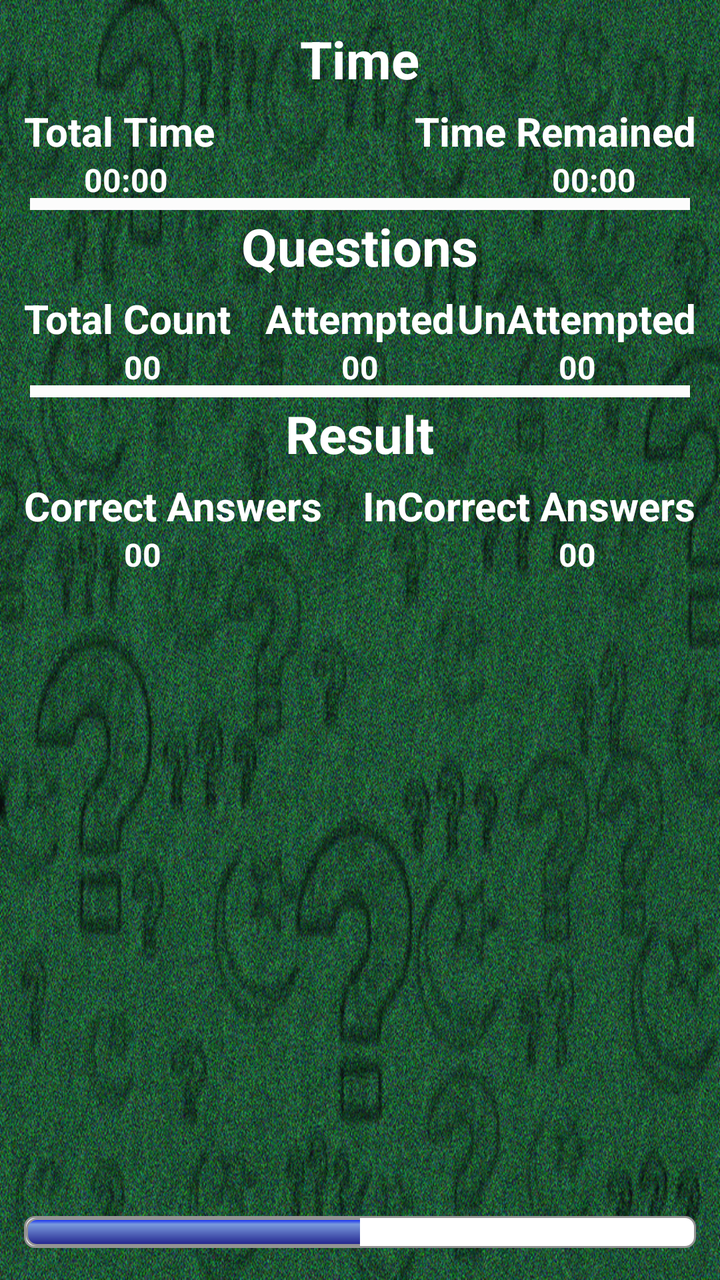
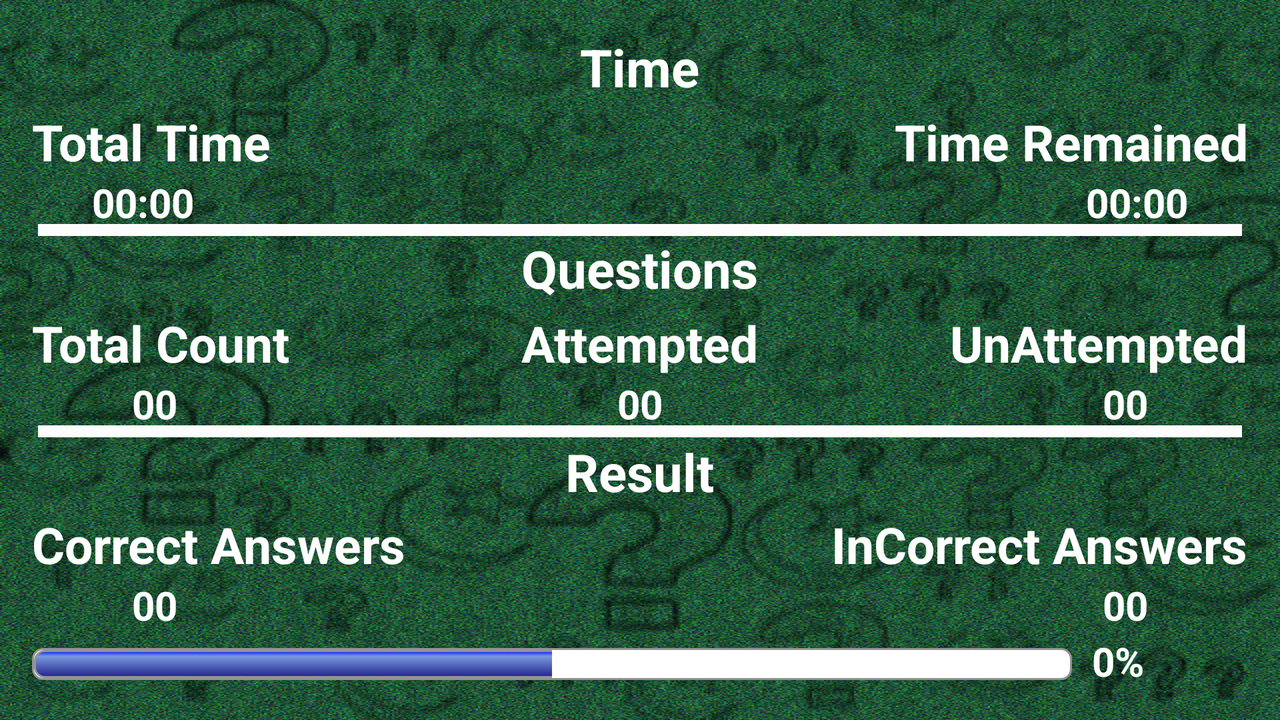

The same Android screen from two of the app's own layout files: first res/layout/ as a phone draws it, then the repository's variant for another configuration, drawn on a device whose configuration selects that folder. Both files follow.
<!-- AndroidManifest.xml: application theme AppFullScreenTheme -->
<!-- res/layout/activity_score.xml -->
<?xml version="1.0" encoding="utf-8"?>

<RelativeLayout xmlns:android="http://schemas.android.com/apk/res/android"
    android:layout_width="match_parent"
    android:layout_height="match_parent"
    android:background="@drawable/activity_bg"
    android:padding="12dp">


    <TextView
        android:layout_width="wrap_content"
        android:layout_height="wrap_content"
        android:textSize="26sp"
        android:id="@+id/scoreConstTimeTV"
        android:textColor="@android:color/white"
        android:textStyle="bold"
        android:typeface="sans"
        android:text="@string/score_time_constStr"
        android:layout_alignParentTop="true"
        android:layout_centerHorizontal="true"
        />


    <TextView
        android:layout_width="wrap_content"
        android:layout_height="wrap_content"
        android:textSize="20sp"
        android:id="@+id/scoreConstTotalTimeTV"
        android:textColor="@android:color/white"
        android:textStyle="bold"
        android:typeface="sans"
        android:text="@string/score_total_time_constStr"
        android:layout_below="@+id/scoreConstTimeTV"
        android:layout_alignParentLeft="true"
        android:layout_alignParentStart="true"
        android:layout_marginTop="5dp"/>

    <TextView
        android:layout_width="wrap_content"
        android:layout_height="wrap_content"
        android:textSize="20sp"
        android:id="@+id/scoreConstRemainedTimeTV"
        android:textColor="@android:color/white"
        android:textStyle="bold"
        android:typeface="sans"
        android:text="@string/score_time_remained_constStr"
        android:layout_alignBaseline="@+id/scoreConstTotalTimeTV"
        android:layout_below="@+id/scoreConstTimeTV"
        android:layout_alignParentRight="true"
        android:layout_alignParentEnd="true"
        android:layout_marginTop="5dp"/>

    <TextView
        android:layout_width="wrap_content"
        android:layout_height="wrap_content"
        android:id="@+id/scoreTotalTimeTV"
        android:textSize="16sp"
        android:textColor="@android:color/white"
        android:textStyle="bold"
        android:typeface="sans"
        android:text="@string/score_time_zores"
        android:layout_below="@+id/scoreConstTotalTimeTV"
        android:layout_alignParentLeft="true"
        android:layout_alignParentStart="true"
        android:layout_marginLeft="30dp"
        android:layout_marginStart="30dp"
        />

    <View
        android:layout_width="match_parent"
        android:layout_height="8dp"
        android:layout_marginTop="-3dp"
        android:layout_below="@+id/scoreTotalTimeTV"
        android:background="@drawable/line"/>


    <TextView
        android:layout_width="wrap_content"
        android:layout_height="wrap_content"
        android:id="@+id/scoreRemainedTimeTV"
        android:textSize="16sp"
        android:textColor="@android:color/white"
        android:textStyle="bold"
        android:typeface="sans"
        android:text="@string/score_time_zores"
        android:layout_below="@+id/scoreConstTotalTimeTV"
        android:layout_alignBaseline="@+id/scoreTotalTimeTV"
        android:layout_alignParentRight="true"
        android:layout_alignParentEnd="true"
        android:layout_marginRight="30dp"
        android:layout_marginEnd="30dp"/>

    <TextView
        android:layout_width="wrap_content"
        android:layout_height="wrap_content"
        android:textSize="26sp"
        android:id="@+id/scoreConstQuestionsTV"
        android:textColor="@android:color/white"
        android:textStyle="bold"
        android:typeface="sans"
        android:text="@string/score_questions_constTV"
        android:layout_below="@+id/scoreTotalTimeTV"
        android:layout_centerHorizontal="true"
        android:layout_marginTop="5dp"/>

    <TextView
        android:layout_width="wrap_content"
        android:layout_height="wrap_content"
        android:textSize="20sp"
        android:id="@+id/scoreConstTotalCountTV"
        android:textColor="@android:color/white"
        android:textStyle="bold"
        android:typeface="sans"
        android:text="@string/score_totalcount_constStr"
        android:layout_below="@+id/scoreConstQuestionsTV"
        android:layout_alignParentLeft="true"
        android:layout_alignParentStart="true"
        android:layout_marginTop="5dp"/>

    <TextView
        android:layout_width="wrap_content"
        android:layout_height="wrap_content"
        android:textSize="20sp"
        android:id="@+id/scoreConstAttemptedTV"
        android:textColor="@android:color/white"
        android:textStyle="bold"
        android:typeface="sans"
        android:text="@string/score_attempted_constTV"
        android:layout_below="@+id/scoreConstQuestionsTV"
        android:layout_alignBaseline="@+id/scoreConstTotalCountTV"
        android:layout_centerHorizontal="true"
        android:layout_marginTop="5dp"/>

    <TextView
        android:layout_width="wrap_content"
        android:layout_height="wrap_content"
        android:textSize="20sp"
        android:id="@+id/scoreConstNotAttemptedTV"
        android:textColor="@android:color/white"
        android:textStyle="bold"
        android:typeface="sans"
        android:text="@string/score_unattempted_constTV"
        android:layout_below="@+id/scoreConstQuestionsTV"
        android:layout_alignBaseline="@+id/scoreConstTotalCountTV"
        android:layout_alignParentRight="true"
        android:layout_alignParentEnd="true"
        android:layout_marginTop="5dp"/>

    <TextView
        android:layout_width="wrap_content"
        android:layout_height="wrap_content"
        android:id="@+id/scoreTotalQuestionCountTV"
        android:textSize="16sp"
        android:textColor="@android:color/white"
        android:textStyle="bold"
        android:typeface="sans"
        android:text="@string/double_zeros"
        android:layout_below="@+id/scoreConstTotalCountTV"
        android:layout_alignParentLeft="true"
        android:layout_alignParentStart="true"
        android:layout_marginLeft="50dp"
        android:layout_marginStart="50dp"/>

    <TextView
        android:layout_width="wrap_content"
        android:layout_height="wrap_content"
        android:id="@+id/scoreTotalAttemptedQuestionCountTV"
        android:textSize="16sp"
        android:textColor="@android:color/white"
        android:textStyle="bold"
        android:typeface="sans"
        android:text="@string/double_zeros"
        android:layout_below="@+id/scoreConstTotalCountTV"
        android:layout_centerHorizontal="true"
        />

    <TextView
        android:layout_width="wrap_content"
        android:layout_height="wrap_content"
        android:id="@+id/scoreTotalUnAttemptedQuestionCountTV"
        android:textSize="16sp"
        android:textColor="@android:color/white"
        android:textStyle="bold"
        android:typeface="sans"
        android:text="@string/double_zeros"
        android:layout_below="@+id/scoreConstTotalCountTV"
        android:layout_alignParentRight="true"
        android:layout_alignParentEnd="true"
        android:layout_marginRight="50dp"
        android:layout_marginEnd="50dp"/>

    <View
        android:layout_width="match_parent"
        android:layout_height="8dp"
        android:layout_marginTop="-3dp"
        android:layout_below="@+id/scoreTotalQuestionCountTV"
        android:background="@drawable/line"/>

    <TextView
        android:layout_width="wrap_content"
        android:layout_height="wrap_content"
        android:textSize="26sp"
        android:id="@+id/scoreConstResultTV"
        android:textColor="@android:color/white"
        android:textStyle="bold"
        android:typeface="sans"
        android:text="@string/score_result_constStr"
        android:layout_below="@+id/scoreTotalAttemptedQuestionCountTV"
        android:layout_centerHorizontal="true"
        android:layout_marginTop="5dp"/>


    <TextView
        android:layout_width="wrap_content"
        android:layout_height="wrap_content"
        android:textSize="20sp"
        android:id="@+id/scoreConstCorrectAnswersTV"
        android:textColor="@android:color/white"
        android:textStyle="bold"
        android:typeface="sans"
        android:text="@string/score_correctanswers_constStr"
        android:layout_below="@+id/scoreConstResultTV"
        android:layout_alignParentLeft="true"
        android:layout_alignParentStart="true"
        android:layout_marginTop="5dp"/>

    <TextView
        android:layout_width="wrap_content"
        android:layout_height="wrap_content"
        android:textSize="20sp"
        android:id="@+id/scoreConstInCorrectAnswersTV"
        android:textColor="@android:color/white"
        android:textStyle="bold"
        android:typeface="sans"
        android:text="@string/score_incorrectanswer_constStr"
        android:layout_below="@+id/scoreConstResultTV"
        android:layout_alignBaseline="@+id/scoreConstCorrectAnswersTV"
        android:layout_alignParentRight="true"
        android:layout_alignParentEnd="true"
        android:layout_marginTop="5dp"/>


    <TextView
        android:layout_width="wrap_content"
        android:layout_height="wrap_content"
        android:id="@+id/scoreTotalCorrectAnswersTV"
        android:textSize="16sp"
        android:textColor="@android:color/white"
        android:textStyle="bold"
        android:typeface="sans"
        android:text="@string/double_zeros"
        android:layout_below="@+id/scoreConstCorrectAnswersTV"
        android:layout_alignParentLeft="true"
        android:layout_alignParentStart="true"
        android:layout_marginLeft="50dp"
        android:layout_marginStart="50dp"/>

    <TextView
        android:layout_width="wrap_content"
        android:layout_height="wrap_content"
        android:id="@+id/scoreTotalInCorrectAnswersTV"
        android:textSize="16sp"
        android:textColor="@android:color/white"
        android:textStyle="bold"
        android:typeface="sans"
        android:text="@string/double_zeros"
        android:layout_below="@+id/scoreConstCorrectAnswersTV"
        android:layout_alignParentRight="true"
        android:layout_alignParentEnd="true"
        android:layout_marginRight="50dp"
        android:layout_marginEnd="50dp"/>


    <ProgressBar
        style="?android:attr/progressBarStyleHorizontal"
        android:layout_width="450dp"
        android:layout_height="wrap_content"
        android:id="@+id/userProgress"
        android:layout_alignParentBottom="true"
        android:layout_alignParentLeft="true"
        android:layout_alignParentStart="true"
        android:layout_marginBottom="4dp"
        android:progressDrawable="@drawable/progress_bar_drawable"
        android:progress="50"/>

    <TextView
        android:layout_width="wrap_content"
        android:layout_height="wrap_content"
        android:id="@+id/precentageTV"
        android:textStyle="bold"
        android:textColor="@android:color/white"
        android:layout_marginStart="10dp"
        android:layout_marginLeft="10dp"
        android:text="@string/precentage_str"
        android:background="@android:color/transparent"
        android:layout_toRightOf="@+id/userProgress"
         android:layout_toEndOf="@+id/userProgress"
        android:layout_alignParentBottom="true"
        android:textSize="20sp" />

</RelativeLayout>
<!-- resources referenced by this layout -->
<resources>
  <!-- drawable activity_bg: png bitmap (drawable-mdpi, 464134 bytes) -->
  <!-- drawable line (drawable) -->
  <?xml version="1.0" encoding="utf-8"?>
  
  <shape
      xmlns:android="http://schemas.android.com/apk/res/android"
      android:shape="line">
      <stroke
          android:color="#fcfcfc"
         android:width="6dp" />
  </shape>
  <!-- drawable progress_bar_drawable (drawable) -->
  <layer-list xmlns:android="http://schemas.android.com/apk/res/android" >
      <item android:id="@android:id/background">
          <shape>
              <corners android:radius="5dp"/>
              <stroke android:color="#939393"
                  android:width="1dp"
                  />
              <padding android:bottom="1dp"
                  android:top="1dp"
                  android:left="1dp"
                  android:right="1dp"/>
             <solid android:color="#ffffff"/>
          </shape>
      </item>
      <item android:id="@android:id/progress">
          <clip>
              <shape>
                  <corners android:radius="5dp"/>
                  <stroke android:color="#939393"
                      android:width="1dp"
                      />
                  <padding android:bottom="1dp"
                      android:top="1dp"
                      android:left="1dp"
                      android:right="1dp"/>
                 <gradient android:startColor="#041cf4"
                     android:endColor="#22238c"
                     android:centerColor="#799ade"
                     android:angle="270"
                     android:centerY="0.5"
                     android:centerX="0.2"
                     />
              </shape>
          </clip>
      </item>
  </layer-list>
  <string name="double_zeros">00</string>
  <string name="precentage_str">0%</string>
  <string name="score_attempted_constTV">Attempted</string>
  <string name="score_correctanswers_constStr">Correct Answers</string>
  <string name="score_incorrectanswer_constStr">InCorrect Answers</string>
  <string name="score_questions_constTV">Questions</string>
  <string name="score_result_constStr">Result</string>
  <string name="score_time_constStr">Time</string>
  <string name="score_time_remained_constStr">Time Remained</string>
  <string name="score_time_zores">00:00</string>
  <string name="score_total_time_constStr">Total Time</string>
  <string name="score_totalcount_constStr">Total Count</string>
  <string name="score_unattempted_constTV">UnAttempted</string>
  <style name="AppFullScreenTheme" parent="Theme.AppCompat.Light.NoActionBar">
          <item name="android:windowNoTitle">true</item>
          <item name="android:windowActionBar">false</item>
          <item name="android:windowFullscreen">true</item>
          <item name="android:windowContentOverlay">@null</item>
          <item name="android:windowBackground">@android:color/black</item>
      </style>
</resources>
<!-- res/layout-w540dp/activity_score.xml (the repository's variant of the layout above) -->
<!-- drawn on the phone turned sideways -->
<?xml version="1.0" encoding="utf-8"?>

<RelativeLayout xmlns:android="http://schemas.android.com/apk/res/android"
    android:layout_width="match_parent"
    android:layout_height="match_parent"
    android:background="@drawable/activity_bg"
    android:padding="16dp">


    <TextView
        android:layout_width="wrap_content"
        android:layout_height="wrap_content"
        android:textSize="26sp"
        android:id="@+id/scoreConstTimeTV"
        android:textColor="@android:color/white"
        android:textStyle="bold"
        android:typeface="sans"
        android:text="@string/score_time_constStr"
        android:layout_alignParentTop="true"
        android:layout_centerHorizontal="true"
        />


    <TextView
        android:layout_width="wrap_content"
        android:layout_height="wrap_content"
        android:textSize="25sp"
        android:id="@+id/scoreConstTotalTimeTV"
        android:textColor="@android:color/white"
        android:textStyle="bold"
        android:typeface="sans"
        android:text="@string/score_total_time_constStr"
        android:layout_below="@+id/scoreConstTimeTV"
        android:layout_alignParentLeft="true"
        android:layout_alignParentStart="true"
        android:layout_marginTop="3dp"/>

    <TextView
        android:layout_width="wrap_content"
        android:layout_height="wrap_content"
        android:textSize="25sp"
        android:id="@+id/scoreConstRemainedTimeTV"
        android:textColor="@android:color/white"
        android:textStyle="bold"
        android:typeface="sans"
        android:text="@string/score_time_remained_constStr"
        android:layout_alignBaseline="@+id/scoreConstTotalTimeTV"
        android:layout_below="@+id/scoreConstTimeTV"
        android:layout_alignParentRight="true"
        android:layout_alignParentEnd="true"
        android:layout_marginTop="3dp"/>

    <TextView
        android:layout_width="wrap_content"
        android:layout_height="wrap_content"
        android:id="@+id/scoreTotalTimeTV"
        android:textSize="20sp"
        android:textColor="@android:color/white"
        android:textStyle="bold"
        android:typeface="sans"
        android:text="@string/score_time_zores"
        android:layout_below="@+id/scoreConstTotalTimeTV"
        android:layout_alignParentLeft="true"
        android:layout_alignParentStart="true"
        android:layout_marginLeft="30dp"
        android:layout_marginStart="30dp"
        />


    <TextView
        android:layout_width="wrap_content"
        android:layout_height="wrap_content"
        android:id="@+id/scoreRemainedTimeTV"
        android:textSize="20sp"
        android:textColor="@android:color/white"
        android:textStyle="bold"
        android:typeface="sans"
        android:text="@string/score_time_zores"
        android:layout_below="@+id/scoreConstTotalTimeTV"
        android:layout_alignBaseline="@+id/scoreTotalTimeTV"
        android:layout_alignParentRight="true"
        android:layout_alignParentEnd="true"
        android:layout_marginRight="30dp"
        android:layout_marginEnd="30dp"/>

    <View
        android:layout_width="match_parent"
        android:layout_height="8dp"
        android:layout_marginTop="-4dp"
        android:layout_below="@+id/scoreTotalTimeTV"
        android:background="@drawable/line"/>

    <TextView
        android:layout_width="wrap_content"
        android:layout_height="wrap_content"
        android:textSize="26sp"
        android:id="@+id/scoreConstQuestionsTV"
        android:textColor="@android:color/white"
        android:textStyle="bold"
        android:typeface="sans"
        android:text="@string/score_questions_constTV"
        android:layout_below="@+id/scoreTotalTimeTV"
        android:layout_centerHorizontal="true"
        android:layout_marginTop="2dp"/>

    <TextView
        android:layout_width="wrap_content"
        android:layout_height="wrap_content"
        android:textSize="25sp"
        android:id="@+id/scoreConstTotalCountTV"
        android:textColor="@android:color/white"
        android:textStyle="bold"
        android:typeface="sans"
        android:text="@string/score_totalcount_constStr"
        android:layout_below="@+id/scoreConstQuestionsTV"
        android:layout_alignParentLeft="true"
        android:layout_alignParentStart="true"
        android:layout_marginTop="3dp"/>

    <TextView
        android:layout_width="wrap_content"
        android:layout_height="wrap_content"
        android:textSize="25sp"
        android:id="@+id/scoreConstAttemptedTV"
        android:textColor="@android:color/white"
        android:textStyle="bold"
        android:typeface="sans"
        android:text="@string/score_attempted_constTV"
        android:layout_below="@+id/scoreConstQuestionsTV"
        android:layout_alignBaseline="@+id/scoreConstTotalCountTV"
        android:layout_centerHorizontal="true"
        android:layout_marginTop="3dp"/>

    <TextView
        android:layout_width="wrap_content"
        android:layout_height="wrap_content"
        android:textSize="25sp"
        android:id="@+id/scoreConstNotAttemptedTV"
        android:textColor="@android:color/white"
        android:textStyle="bold"
        android:typeface="sans"
        android:text="@string/score_unattempted_constTV"
        android:layout_below="@+id/scoreConstQuestionsTV"
        android:layout_alignBaseline="@+id/scoreConstTotalCountTV"
        android:layout_alignParentRight="true"
        android:layout_alignParentEnd="true"
        android:layout_marginTop="3dp"/>

    <TextView
        android:layout_width="wrap_content"
        android:layout_height="wrap_content"
        android:id="@+id/scoreTotalQuestionCountTV"
        android:textSize="20sp"
        android:textColor="@android:color/white"
        android:textStyle="bold"
        android:typeface="sans"
        android:text="@string/double_zeros"
        android:layout_below="@+id/scoreConstTotalCountTV"
        android:layout_alignParentLeft="true"
        android:layout_alignParentStart="true"
        android:layout_marginLeft="50dp"
        android:layout_marginStart="50dp"/>

    <TextView
        android:layout_width="wrap_content"
        android:layout_height="wrap_content"
        android:id="@+id/scoreTotalAttemptedQuestionCountTV"
        android:textSize="20sp"
        android:textColor="@android:color/white"
        android:textStyle="bold"
        android:typeface="sans"
        android:text="@string/double_zeros"
        android:layout_below="@+id/scoreConstTotalCountTV"
        android:layout_centerHorizontal="true"
        />

    <TextView
        android:layout_width="wrap_content"
        android:layout_height="wrap_content"
        android:id="@+id/scoreTotalUnAttemptedQuestionCountTV"
        android:textSize="20sp"
        android:textColor="@android:color/white"
        android:textStyle="bold"
        android:typeface="sans"
        android:text="@string/double_zeros"
        android:layout_below="@+id/scoreConstTotalCountTV"
        android:layout_alignParentRight="true"
        android:layout_alignParentEnd="true"
        android:layout_marginRight="50dp"
        android:layout_marginEnd="50dp"/>

    <View
        android:layout_width="match_parent"
        android:layout_height="8dp"
        android:layout_marginTop="-4dp"
        android:layout_below="@+id/scoreTotalQuestionCountTV"
        android:background="@drawable/line"/>

    <TextView
        android:layout_width="wrap_content"
        android:layout_height="wrap_content"
        android:textSize="26sp"
        android:id="@+id/scoreConstResultTV"
        android:textColor="@android:color/white"
        android:textStyle="bold"
        android:typeface="sans"
        android:text="@string/score_result_constStr"
        android:layout_below="@+id/scoreTotalAttemptedQuestionCountTV"
        android:layout_centerHorizontal="true"
        android:layout_marginTop="3dp"/>


    <TextView
        android:layout_width="wrap_content"
        android:layout_height="wrap_content"
        android:textSize="25sp"
        android:id="@+id/scoreConstCorrectAnswersTV"
        android:textColor="@android:color/white"
        android:textStyle="bold"
        android:typeface="sans"
        android:text="@string/score_correctanswers_constStr"
        android:layout_below="@+id/scoreConstResultTV"
        android:layout_alignParentLeft="true"
        android:layout_alignParentStart="true"
        android:layout_marginTop="2dp"/>

    <TextView
        android:layout_width="wrap_content"
        android:layout_height="wrap_content"
        android:textSize="25sp"
        android:id="@+id/scoreConstInCorrectAnswersTV"
        android:textColor="@android:color/white"
        android:textStyle="bold"
        android:typeface="sans"
        android:text="@string/score_incorrectanswer_constStr"
        android:layout_below="@+id/scoreConstResultTV"
        android:layout_alignBaseline="@+id/scoreConstCorrectAnswersTV"
        android:layout_alignParentRight="true"
        android:layout_alignParentEnd="true"
        android:layout_marginTop="2dp"/>


    <TextView
        android:layout_width="wrap_content"
        android:layout_height="wrap_content"
        android:id="@+id/scoreTotalCorrectAnswersTV"
        android:textSize="20sp"
        android:textColor="@android:color/white"
        android:textStyle="bold"
        android:typeface="sans"
        android:text="@string/double_zeros"
        android:layout_below="@+id/scoreConstCorrectAnswersTV"
        android:layout_alignParentLeft="true"
        android:layout_alignParentStart="true"
        android:layout_marginLeft="50dp"
        android:layout_marginStart="50dp"/>

    <TextView
        android:layout_width="wrap_content"
        android:layout_height="wrap_content"
        android:id="@+id/scoreTotalInCorrectAnswersTV"
        android:textSize="20sp"
        android:textColor="@android:color/white"
        android:textStyle="bold"
        android:typeface="sans"
        android:text="@string/double_zeros"
        android:layout_below="@+id/scoreConstCorrectAnswersTV"
        android:layout_alignParentRight="true"
        android:layout_alignParentEnd="true"
        android:layout_marginRight="50dp"
        android:layout_marginEnd="50dp"/>


    <ProgressBar
        style="?android:attr/progressBarStyleHorizontal"
        android:layout_width="520dp"
        android:layout_height="wrap_content"
        android:id="@+id/userProgress"
        android:layout_alignParentBottom="true"
        android:layout_alignParentLeft="true"
        android:layout_alignParentStart="true"
        android:layout_marginBottom="4dp"
        android:progressDrawable="@drawable/progress_bar_drawable"
        android:progress="50"/>

    <TextView
        android:layout_width="wrap_content"
        android:layout_height="wrap_content"
        android:id="@+id/precentageTV"
        android:textStyle="bold"
        android:textColor="@android:color/white"
        android:layout_marginStart="10dp"
        android:layout_marginLeft="10dp"
        android:text="@string/precentage_str"
        android:background="@android:color/transparent"
        android:layout_toRightOf="@+id/userProgress"
         android:layout_toEndOf="@+id/userProgress"
        android:layout_alignParentBottom="true"
        android:textSize="20sp" />

</RelativeLayout>
